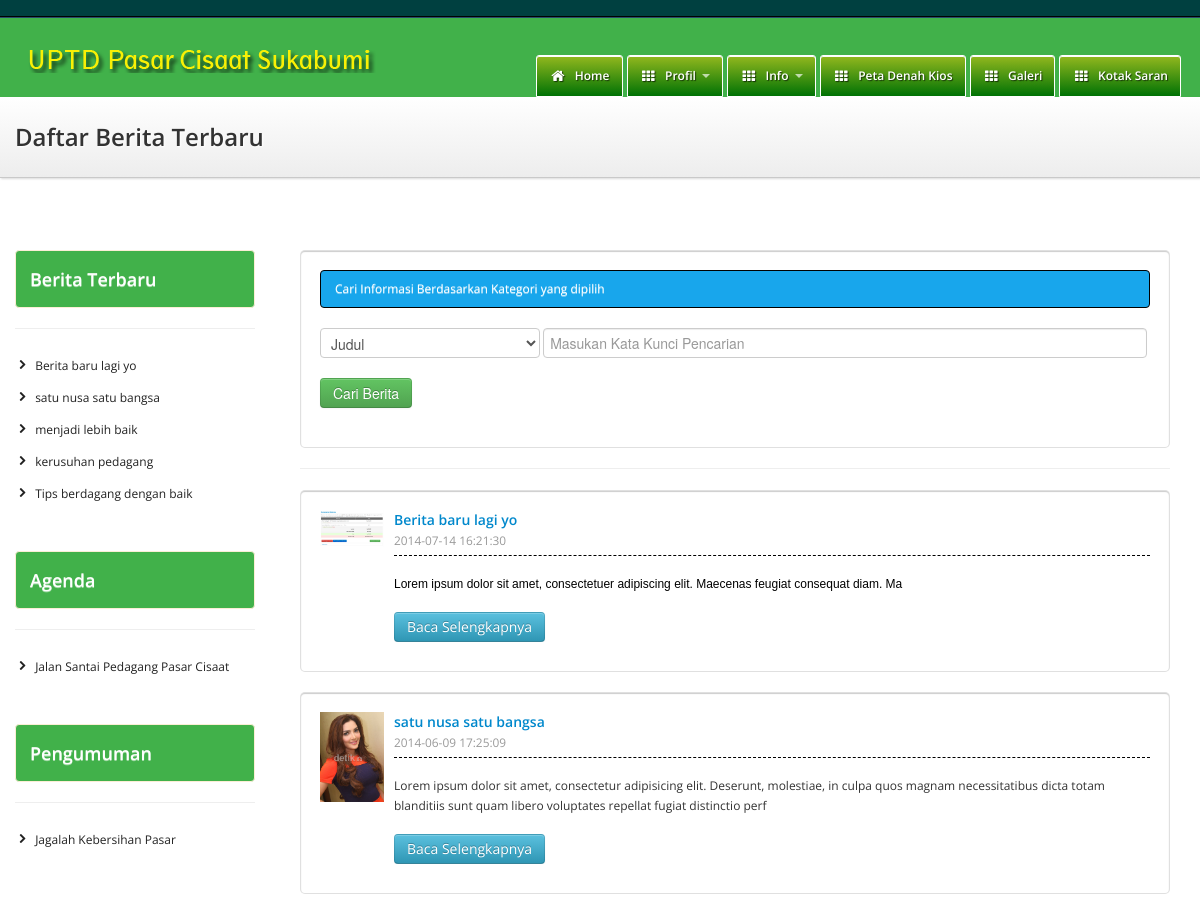
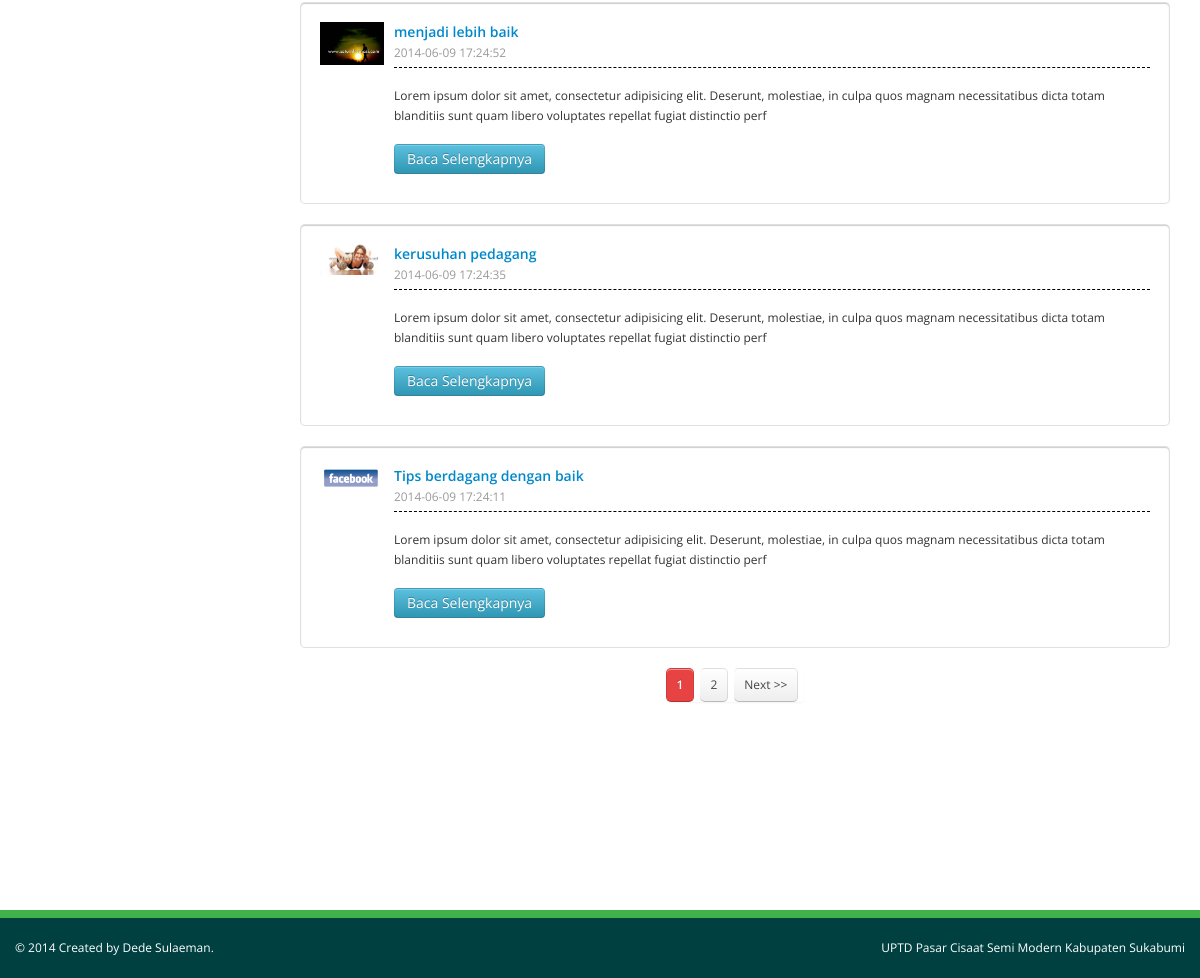
Screenshot of /informasi_detail.php with the database file from the repository (2 pictures, top to bottom).
### tables this page shows
CREATE TABLE IF NOT EXISTS `informasi` (
  `id` int(10) NOT NULL AUTO_INCREMENT,
  `judul` varchar(100) NOT NULL,
  `anchor` varchar(100) NOT NULL,
  `date` datetime NOT NULL,
  `kategori` varchar(100) NOT NULL,
  `isi` text NOT NULL,
  `gambar` varchar(100) NOT NULL,
  `status` varchar(10) NOT NULL,
  PRIMARY KEY (`id`)
);

### informasi_detail.php (the view, shortened to what this page needs)
<!doctype html>
<html class="no-js" lang="en">
    <?php include 'page/page_head.php'; ?>
    <body>
        <div id="wrapper">
            <?php include 'page/page_topbar.php'; ?>
            <?php include 'page/page_header.php'; ?>
            <div id="masthead">
                <div class="container">
                    <div class="masthead-pad">
                        <div class="masthead-text">
                            <h2>Daftar Berita Terbaru</h2>
                        </div>
                    </div>
                </div>
            </div>
            <div id="content">
                <div class="container-fluid">
                    <div class="row">
                        <div id="content">
                            <div class="container">
                                <div class="row">
                                    <div class="span3 bs-docs-sidebar">
                                        <ul class="nav nav-list bs-docs-sidenav">
                                          <li><h3 class="sidebar_kiri">Berita Terbaru</h3></li>
                                          <li><hr></li>
                                          <?php
                                            $query = mysql_query("SELECT * FROM informasi WHERE status='1' AND kategori='Berita Terbaru' ORDER BY id DESC LIMIT 5");
                                              while ($dataartikel = mysql_fetch_array($query)) {
                                              $id = base64_encode($dataartikel['id']);
                                          ?>
                                          <li><a href="informasi_read.php?id=<?php echo $id; ?>"><i class="icon-chevron-right"></i> <?php echo $dataartikel['judul']; ?></a></li>
                                          <?php
                                              }
                                          ?>
                                        </ul>
                                        <br>
                                        <br>
                                        <ul class="nav nav-list bs-docs-sidenav">
                                          <li><h3 class="sidebar_kiri">Agenda</h3></li>
                                          <li><hr></li>
                                          <?php
                                            $query = mysql_query("SELECT * FROM informasi WHERE status='1' AND kategori='Agenda' ORDER BY id DESC LIMIT 5");
                                              while ($dataartikel = mysql_fetch_array($query)) {
                                                $id = base64_encode($dataartikel['id']);
                                          ?>
                                          <li><a href="informasi_read.php?id=<?php echo $id; ?>"><i class="icon-chevron-right"></i> <?php echo $dataartikel['judul']; ?></a></li>
                                          <?php
                                              }
                                          ?>
                                        </ul>
                                        <br>
                                        <br>
                                        <ul class="nav nav-list bs-docs-sidenav">
                                          <li><h3 class="sidebar_kiri">Pengumuman</h3></li>
                                          <li><hr></li>
                                          <?php
                                            $query = mysql_query("SELECT * FROM informasi WHERE status='1' AND kategori='Pengumuman' ORDER BY id DESC LIMIT 5");
                                              while ($dataartikel = mysql_fetch_array($query)) {
                                                $id = base64_encode($dataartikel['id']);
                                          ?>
                                          <li><a href="informasi_read.php?id=<?php echo $id; ?>"><i class="icon-chevron-right"></i> <?php echo $dataartikel['judul']; ?></a></li>
                                          <?php
                                              }
                                          ?>
                                        </ul>
                                    </div>
                                    <div class="span9">
                                      <div class="well">
                                        <div class="alert alert-info">Cari Informasi Berdasarkan Kategori yang dipilih</div>
                                        <form action="informasi_cari.php" method="POST">
                                            <div class="control-group">
                                                <div class="controls">
                                                    <select name="berdasarkan" class="form-control input-sm">
                                                      <option value="judul">Judul</option>
                                                    </select>
                                                    <input type="text" placeholder='Masukan Kata Kunci Pencarian' name="cari" class="form-control input-sm input-large" style="width: 590px;">
                                                </div>
                                            </div>
                                            <div class="control-group">
                                                <div class="controls">
                                                   <button type="submit" name="submit" class="btn btn-success btn-sm">Cari Berita</button>
                                                </div>
                                            </div>
                                        </form>
                                      </div>
                                        <hr>
                                        <?php
                                           $dataPerPage = 5;
                                            if(isset($_GET['page'])){
                                              $noPage = $_GET['page'];
                                            }else
                                              $noPage = 1;
                                              $offset = ($noPage - 1) * $dataPerPage;
                                              $query  = "SELECT * FROM informasi WHERE kategori='Berita Terbaru' AND status='1' ORDER BY id DESC LIMIT $offset, $dataPerPage";
                                              $result = mysql_query($query) or die('Error');
                                        ?>
                                        <?php
                                          while($data = mysql_fetch_array($result))
                                          {
                                            $id      = base64_encode($data['id']);
                                        ?>
                                        <div class="well">
                                          <ul class="media-list">
                                              <li class="media">
                                                  <a class="pull-left" href="#">
                                                  <?php
                                                    if ($data) {
                                                  ?>
                                                    <img class="img-thumbnail" width="64" height="64" src="project_gis/<?php echo $data['gambar']; ?>" alt="<?php echo $data['judul']; ?>">
                                                  <?php
                                                    }else{
                                                  ?>
                                                    <img class="img-thumbnail" width="64" height="64" src="asset/images/mapss.png" alt="Foto tidak tersedia!">
                                                  <?php
                                                    }
                                                  ?>
                                                  </a>
                                                  <div class="media-body">
                                                      <h5 class="media-heading">
                                                          <a href="informasi_read.php?&id=<?php echo $id; ?>"><?php echo $data['judul']; ?></a><br>
                                                          <span class="comment-date"><small><?php echo $data['date']; ?></small></span>
                                                      </h5>
                                                      <div style=" border-bottom: dashed #000 1px; margin-bottom:9px;"></div>
                                                      <p>
                                                          <?php
                                                              $isi=$data['isi'];
                                                                 echo substr($isi,0,200);
                                                          ?>
                                                      </p>
                                                      <a href="informasi_read.php?&id=<?php echo $id; ?>"><div class="btn btn-info btn-sm">Baca Selengkapnya</div></a>
                                                  </div>
                                              </li>
                                          </ul>
                                        </div>
                                        <?php
                                           }
                                        ?>
                                        <center>
                                          <?php
                                            $query  = "SELECT COUNT(*) AS jumData FROM informasi";
                                            $hasil  = mysql_query($query);
                                            $data   = mysql_fetch_array($hasil);
                                            $jumData = $data['jumData'];
                                            $jumPage = ceil($jumData/$dataPerPage);
                                              echo "<div class='pagination'>";
                                              echo "<ul>";
                                                for($page = 1; $page <= $jumPage; $page++)
                                                {
                                                  if ((($page >= $noPage - 3) && ($page <= $noPage + 3)) || ($page == 1) || ($page == $jumPage))
                                                    {
                                                      if ($page == $noPage) echo "<li class='active'><a href='#'>".$page."</a></li>";
                                                      else echo "<li><a href='".$_SERVER['PHP_SELF']."?page=".base64_encode('informasi_detail.php')."&page=".$page."'>".$page."</a></li>";
                                                    }
                                                }
                                                if ($noPage < $jumPage) echo "<li><a href='".$_SERVER['PHP_SELF']."?page=".base64_encode('informasi_detail')."&page=".$page."'>Next >></a></li>";
                                                echo "</ul>"; echo "</div>";  ?>
                                        </center>
                                      </div>
                                    </div>
                                </div>
                            </div>
                        </div>
                    </div>
                </div>
            </div>
        <?php include 'page/page_foo.php'; ?>
    </body>
</html>

### asset/css/application.css (style rules this page uses)
h1, h2, h3, h4, h5, h6 { margin-top: 0; font-weight: 600; }
h2 { font-size: 24px; }
h3 { font-size: 18px; }
p { margin-bottom: 1.5em; }
[class^="icon-"]:not(.ui-icon), [class*="icon-"]:not(.ui-icon) { background: none; }
.container { position: relative; }
select { -webkit-border-radius: 4px; -moz-border-radius: 4px; border-radius: 4px; }
.nav-list > li > a { padding: 6px 15px; color: #222; }
.pagination ul li a { padding: 0 10px; margin-right: .5em; line-height: 32px; color: #444444; text-shadow: 0 -1px 0 rgba(255, 255, 255, 0.25); background-color: #f8f8f8; background-image: -moz-linear-gradient(top, #ffffff, #eeeeee); background-image: -webkit-gradient(linear, 0 0, 0 100%, from(#ffffff), to(#eeeeee)); background-image: -webkit-linear-gradient(top, #ffffff, #eeeeee); background-image: -o-linear-gradient(top, #ffffff, #eeeeee); background-image: linear-gradient(to bottom, #ffffff, #eeeeee); background-repeat: repeat-x; filter: progid:DXImageTransform.Microsoft.gradient(startColorstr='#ffffffff', endColorstr='#ffeeeeee', GradientType=0); border-color: #eeeeee #eeeeee #c8c8c8; border-color: rgba(0, 0, 0, 0.1) rgba(0, 0, 0, 0.1) rgba(0, 0, 0, 0.25); -webkit-border-radius: 5px; -moz-border-radius: 5px; border-radius: 5px; }
.pagination ul li.active a { font-weight: 600; -webkit-box-shadow: inset 0 1px 0 rgba(255, 255, 255, 0.45); -moz-box-shadow: inset 0 1px 0 rgba(255, 255, 255, 0.45); box-shadow: inset 0 1px 0 rgba(255, 255, 255, 0.45); color: #ffffff; text-shadow: 0 -1px 0 rgba(0, 0, 0, 0.25); background-color: #E74343; background-image: -moz-linear-gradient(top, #E74343, #E74343); background-image: -webkit-gradient(linear, 0 0, 0 100%, from(#E74343), to(#E74343)); background-image: -webkit-linear-gradient(top, #E74343, #E74343); background-image: -o-linear-gradient(top, #E74343, #E74343); background-image: linear-gradient(to bottom, #E74343, #E74343); background-repeat: repeat-x; filter: progid:DXImageTransform.Microsoft.gradient(startColorstr='#ff94ba65', endColorstr='#ff7ba349', GradientType=0); border-color: #E74343 #E74343 #536e31; border-color: rgba(0, 0, 0, 0.1) rgba(0, 0, 0, 0.1) rgba(0, 0, 0, 0.25); }
.pagination ul li:first-child a, .pagination ul li:last-child a { -webkit-border-radius: 5px; -moz-border-radius: 5px; border-radius: 5px; }
.well { border-color: #D7D7D7; border-color: rgba(0, 0, 0, 0.12); -webkit-border-radius: 5px; -moz-border-radius: 5px; border-radius: 5px; -webkit-box-shadow: inset 0 1px 1px rgba(0, 0, 0, 0.2); -moz-box-shadow: inset 0 1px 1px rgba(0, 0, 0, 0.2); box-shadow: inset 0 1px 1px rgba(0, 0, 0, 0.2); }
body { font: 12px/1.7em 'Open Sans', arial, sans-serif; background-color: #FFF; }
#wrapper { min-height: 100%; height: auto !important; height: 100%; margin: 0 auto -61px; }
#masthead { width: 100%; padding: 20px 0; color: #333333; background-color: #f8f8f8; background-image: -moz-linear-gradient(top, #ffffff, #ededed); background-image: -webkit-gradient(linear, 0 0, 0 100%, from(#ffffff), to(#ededed)); background-image: -webkit-linear-gradient(top, #ffffff, #ededed); background-image: -o-linear-gradient(top, #ffffff, #ededed); background-image: linear-gradient(to bottom, #ffffff, #ededed); background-repeat: repeat-x; filter: progid:DXImageTransform.Microsoft.gradient(startColorstr='#ffffffff', endColorstr='#ffededed', GradientType=0); border-bottom: 1px solid #c9c9c9; -webkit-box-shadow: 1px 1px 2px rgba(0, 0, 0, 0.15); -moz-box-shadow: 1px 1px 2px rgba(0, 0, 0, 0.15); box-shadow: 1px 1px 2px rgba(0, 0, 0, 0.15); text-shadow: 1px 1px 2px #FFF; }
#masthead h1, #masthead h2, #masthead h3, #masthead h4, #masthead h5, #masthead h6 { margin-top: 0; margin-bottom: 0; font-weight: 600; }
#masthead .masthead-pad { display: table; width: 100%; }
#masthead .masthead-pad .masthead-text { display: table-cell; vertical-align: top; }
#content { margin-top: 3em; margin-bottom: 8em; }
#content .row { margin-top: 5em; }
#content .row:first-child { margin-top: 0; }

### asset/css/style.css (style rules this page uses)
.sidebar_kiri { padding: 8px 35px 8px 14px; color: #FFF; margin-bottom: 20px; text-shadow: 0 1px 0 rgba(255,255,255,0.5); background-color: #41B14A; border: 1px solid #fbeed5; -webkit-border-radius: 4px; -moz-border-radius: 4px; border-radius: 4px; }

### rows the page displays
informasi: judul "Berita baru lagi yo", gambar (picture), date "2014-07-14 16:21:30", isi "Lorem ipsum dolor sit amet, consectetuer adipiscing elit. Maecenas feugiat consequat diam. Ma"
informasi: judul "satu nusa satu bangsa", gambar (picture), date "2014-06-09 17:25:09", isi "Lorem ipsum dolor sit amet, consectetur adipisicing elit. Deserunt, molestiae, in culpa quos magnam necessitatibus dicta totam blanditiis sunt quam libero voluptates repellat fugiat distinctio perf"
informasi: judul "menjadi lebih baik", gambar (picture), date "2014-06-09 17:24:52", isi "Lorem ipsum dolor sit amet, consectetur adipisicing elit. Deserunt, molestiae, in culpa quos magnam necessitatibus dicta totam blanditiis sunt quam libero voluptates repellat fugiat distinctio perf"
informasi: judul "kerusuhan pedagang", gambar (picture), date "2014-06-09 17:24:35", isi "Lorem ipsum dolor sit amet, consectetur adipisicing elit. Deserunt, molestiae, in culpa quos magnam necessitatibus dicta totam blanditiis sunt quam libero voluptates repellat fugiat distinctio perf"
informasi: judul "Tips berdagang dengan baik", gambar (picture), date "2014-06-09 17:24:11", isi "Lorem ipsum dolor sit amet, consectetur adipisicing elit. Deserunt, molestiae, in culpa quos magnam necessitatibus dicta totam blanditiis sunt quam libero voluptates repellat fugiat distinctio perf"
informasi: judul "Jalan Santai Pedagang Pasar Cisaat"
informasi: judul "Jagalah Kebersihan Pasar"
